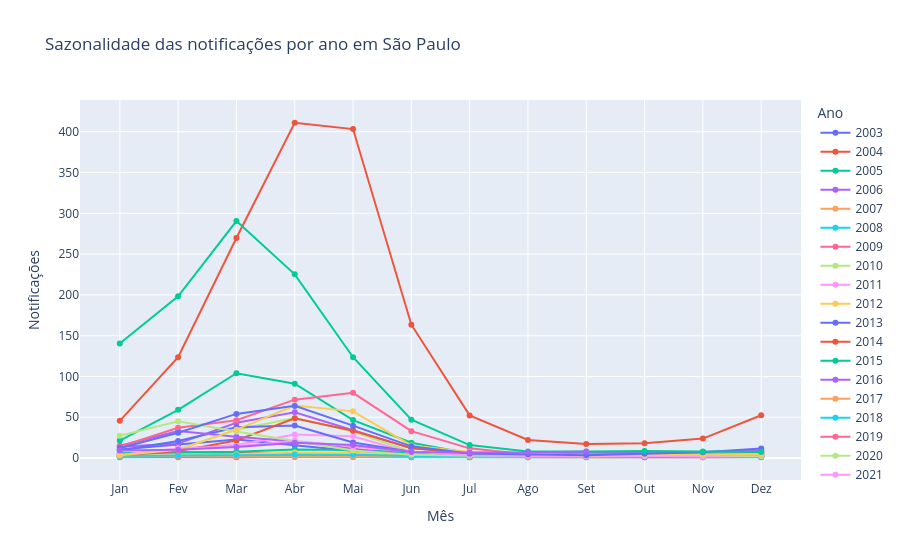

The cell this chart's notebook holds for it:
### Code cell
fig = px.line(
    df_sazonalidade,
    x="Mês",
    y="Notificações",
    color="Ano",
    markers=True,
    labels={
        "Mês": "Mês",
        "Notificações": "Notificações",
        "Ano": "Ano"
    },
    title="Sazonalidade das notificações por ano em São Paulo"
)

fig.update_layout(
    xaxis=dict(
        tickmode="array",
        tickvals=list(range(1, 13)),
        ticktext=[
            "Jan", "Fev", "Mar", "Abr",
            "Mai", "Jun", "Jul", "Ago",
            "Set", "Out", "Nov", "Dez"
        ]
    )
)

fig.show()

### Figure 1 — Plotly figure (JSON) as saved in the notebook; plotly's stock layout.template omitted (floating-point values rounded to 4 significant figures)
{"data": [{"hovertemplate": "Ano=2003<br>Mês=%{x}<br>Notificações=%{y}<extra></extra>", "legendgroup": "2003", "line": {"color": "#636efa", "dash": "solid"}, "marker": {"symbol": "circle"}, "mode": "lines+markers", "name": "2003", "orientation": "v", "showlegend": true, "type": "scatter", "x": [1, 2, 3, 4, 5, 6, 7, 8, 9, 10, 11, 12], "xaxis": "x", "y": [10.46, 16.29, 22.74, 15.86, 8.759, 6.333, 4.0, 2.542, 2.182, 3.375, 2.708, 4.304], "yaxis": "y"}, {"hovertemplate": "Ano=2004<br>Mês=%{x}<br>Notificações=%{y}<extra></extra>", "legendgroup": "2004", "line": {"color": "#EF553B", "dash": "solid"}, "marker": {"symbol": "circle"}, "mode": "lines+markers", "name": "2004", "orientation": "v", "showlegend": true, "type": "scatter", "x": [1, 2, 3, 4, 5, 6, 7, 8, 9, 10, 11, 12], "xaxis": "x", "y": [5.462, 7.44, 6.345, 5.125, 4.208, 2.286, 2.524, 2.188, 2.526, 2.875, 3.476, 2.818], "yaxis": "y"}, {"hovertemplate": "Ano=2005<br>Mês=%{x}<br>Notificações=%{y}<extra></extra>", "legendgroup": "2005", "line": {"color": "#00cc96", "dash": "solid"}, "marker": {"symbol": "circle"}, "mode": "lines+markers", "name": "2005", "orientation": "v", "showlegend": true, "type": "scatter", "x": [1, 2, 3, 4, 5, 6, 7, 8, 9, 10, 11, 12], "xaxis": "x", "y": [5.87, 6.435, 7.615, 10.44, 9.926, 7.04, 4.087, 3.704, 3.522, 4.45, 4.8, 4.333], "yaxis": "y"}, {"hovertemplate": "Ano=2006<br>Mês=%{x}<br>Notificações=%{y}<extra></extra>", "legendgroup": "2006", "line": {"color": "#ab63fa", "dash": "solid"}, "marker": {"symbol": "circle"}, "mode": "lines+markers", "name": "2006", "orientation": "v", "showlegend": true, "type": "scatter", "x": [1, 2, 3, 4, 5, 6, 7, 8, 9, 10, 11, 12], "xaxis": "x", "y": [13.89, 17.75, 43.26, 56.23, 34.03, 12.11, 6.435, 5.92, 6.619, 6.077, 7.308, 9.731], "yaxis": "y"}, {"hovertemplate": "Ano=2007<br>Mês=%{x}<br>Notificações=%{y}<extra></extra>", "legendgroup": "2007", "line": {"color": "#FFA15A", "dash": "solid"}, "marker": {"symbol": "circle"}, "mode": "lines+markers", "name": "2007", "orientation": "v", "showlegend": true, "type": "scatter", "x": [1, 2, 3, 4, 5, 6, 7, 8, 9, 10, 11, 12], "xaxis": "x", "y": [1.125, 2.235, 3.4, 3.12, 3.19, 1.6, 1.0, 1.0, 1.0, 1.0, 1.0, 1.2], "yaxis": "y"}, {"hovertemplate": "Ano=2008<br>Mês=%{x}<br>Notificações=%{y}<extra></extra>", "legendgroup": "2008", "line": {"color": "#19d3f3", "dash": "solid"}, "marker": {"symbol": "circle"}, "mode": "lines+markers", "name": "2008", "orientation": "v", "showlegend": true, "type": "scatter", "x": [1, 2, 3, 4, 5, 6, 7, 8, 9, 10, 11, 12], "xaxis": "x", "y": [1.0, 1.571, 1.273, 1.312, 1.5, 1.0, 1.0, 1.0, 1.0, 1.0, 1.0, 1.0], "yaxis": "y"}, {"hovertemplate": "Ano=2009<br>Mês=%{x}<br>Notificações=%{y}<extra></extra>", "legendgroup": "2009", "line": {"color": "#FF6692", "dash": "solid"}, "marker": {"symbol": "circle"}, "mode": "lines+markers", "name": "2009", "orientation": "v", "showlegend": true, "type": "scatter", "x": [1, 2, 3, 4, 5, 6, 7, 8, 10, 11, 12], "xaxis": "x", "y": [1.333, 1.0, 1.143, 1.538, 1.4, 1.0, 1.0, 1.0, 1.0, 1.0, 1.333], "yaxis": "y"}, {"hovertemplate": "Ano=2010<br>Mês=%{x}<br>Notificações=%{y}<extra></extra>", "legendgroup": "2010", "line": {"color": "#B6E880", "dash": "solid"}, "marker": {"symbol": "circle"}, "mode": "lines+markers", "name": "2010", "orientation": "v", "showlegend": true, "type": "scatter", "x": [1, 2, 3, 4, 5, 6, 7, 8, 9, 10, 11, 12], "xaxis": "x", "y": [2.923, 10.68, 34.68, 48.97, 32.48, 7.538, 2.409, 1.643, 1.545, 1.538, 1.5, 1.8], "yaxis": "y"}, {"hovertemplate": "Ano=2011<br>Mês=%{x}<br>Notificações=%{y}<extra></extra>", "legendgroup": "2011", "line": {"color": "#FF97FF", "dash": "solid"}, "marker": {"symbol": "circle"}, "mode": "lines+markers", "name": "2011", "orientation": "v", "showlegend": true, "type": "scatter", "x": [1, 2, 3, 4, 5, 6, 7, 8, 9, 10, 11, 12], "xaxis": "x", "y": [3.476, 11.75, 15.9, 29.0, 26.74, 6.185, 2.087, 1.8, 1.75, 1.5, 1.222, 2.25], "yaxis": "y"}, {"hovertemplate": "Ano=2012<br>Mês=%{x}<br>Notificações=%{y}<extra></extra>", "legendgroup": "2012", "line": {"color": "#FECB52", "dash": "solid"}, "marker": {"symbol": "circle"}, "mode": "lines+markers", "name": "2012", "orientation": "v", "showlegend": true, "type": "scatter", "x": [1, 2, 3, 4, 5, 6, 7, 8, 9, 10, 11, 12], "xaxis": "x", "y": [2.737, 3.143, 4.586, 6.931, 6.607, 2.731, 2.15, 1.474, 1.615, 1.462, 2.13, 3.174], "yaxis": "y"}, {"hovertemplate": "Ano=2013<br>Mês=%{x}<br>Notificações=%{y}<extra></extra>", "legendgroup": "2013", "line": {"color": "#636efa", "dash": "solid"}, "marker": {"symbol": "circle"}, "mode": "lines+markers", "name": "2013", "orientation": "v", "showlegend": true, "type": "scatter", "x": [1, 2, 3, 4, 5, 6, 7, 8, 9, 10, 11, 12], "xaxis": "x", "y": [9.138, 20.93, 37.87, 39.83, 19.03, 7.704, 2.96, 3.083, 1.643, 1.706, 1.8, 2.235], "yaxis": "y"}, {"hovertemplate": "Ano=2014<br>Mês=%{x}<br>Notificações=%{y}<extra></extra>", "legendgroup": "2014", "line": {"color": "#EF553B", "dash": "solid"}, "marker": {"symbol": "circle"}, "mode": "lines+markers", "name": "2014", "orientation": "v", "showlegend": true, "type": "scatter", "x": [1, 2, 3, 4, 5, 6, 7, 8, 9, 10, 11, 12], "xaxis": "x", "y": [2.87, 8.519, 21.65, 48.67, 33.52, 12.17, 5.741, 3.167, 3.12, 2.885, 4.185, 4.889], "yaxis": "y"}, {"hovertemplate": "Ano=2015<br>Mês=%{x}<br>Notificações=%{y}<extra></extra>", "legendgroup": "2015", "line": {"color": "#00cc96", "dash": "solid"}, "marker": {"symbol": "circle"}, "mode": "lines+markers", "name": "2015", "orientation": "v", "showlegend": true, "type": "scatter", "x": [1, 2, 3, 4, 5, 6, 7, 8, 9, 10, 11, 12], "xaxis": "x", "y": [21.47, 59.11, 103.9, 91.1, 46.58, 18.87, 5.483, 4.08, 3.043, 2.923, 4.655, 7.613], "yaxis": "y"}, {"hovertemplate": "Ano=2016<br>Mês=%{x}<br>Notificações=%{y}<extra></extra>", "legendgroup": "2016", "line": {"color": "#ab63fa", "dash": "solid"}, "marker": {"symbol": "circle"}, "mode": "lines+markers", "name": "2016", "orientation": "v", "showlegend": true, "type": "scatter", "x": [1, 2, 3, 4, 5, 6, 7, 8, 9, 10, 11, 12], "xaxis": "x", "y": [15.03, 33.1, 26.23, 20.43, 11.3, 3.192, 1.818, 1.625, 1.529, 1.6, 2.75, 2.0], "yaxis": "y"}, {"hovertemplate": "Ano=2017<br>Mês=%{x}<br>Notificações=%{y}<extra></extra>", "legendgroup": "2017", "line": {"color": "#FFA15A", "dash": "solid"}, "marker": {"symbol": "circle"}, "mode": "lines+markers", "name": "2017", "orientation": "v", "showlegend": true, "type": "scatter", "x": [1, 2, 3, 4, 5, 6, 7, 8, 9, 10, 11, 12], "xaxis": "x", "y": [1.8, 2.714, 2.269, 2.0, 1.864, 2.056, 1.833, 1.6, 2.2, 3.043, 2.261, 3.522], "yaxis": "y"}, {"hovertemplate": "Ano=2018<br>Mês=%{x}<br>Notificações=%{y}<extra></extra>", "legendgroup": "2018", "line": {"color": "#19d3f3", "dash": "solid"}, "marker": {"symbol": "circle"}, "mode": "lines+markers", "name": "2018", "orientation": "v", "showlegend": true, "type": "scatter", "x": [1, 2, 3, 4, 5, 6, 7, 8, 9, 10, 11, 12], "xaxis": "x", "y": [2.875, 3.296, 3.714, 4.517, 4.036, 2.458, 2.818, 2.474, 1.714, 2.375, 3.478, 5.778], "yaxis": "y"}, {"hovertemplate": "Ano=2019<br>Mês=%{x}<br>Notificações=%{y}<extra></extra>", "legendgroup": "2019", "line": {"color": "#FF6692", "dash": "solid"}, "marker": {"symbol": "circle"}, "mode": "lines+markers", "name": "2019", "orientation": "v", "showlegend": true, "type": "scatter", "x": [1, 2, 3, 4, 5, 6, 7, 8, 9, 10, 11, 12], "xaxis": "x", "y": [13.94, 37.11, 46.42, 71.6, 79.97, 32.93, 11.9, 4.367, 3.76, 4.25, 4.655, 7.267], "yaxis": "y"}, {"hovertemplate": "Ano=2020<br>Mês=%{x}<br>Notificações=%{y}<extra></extra>", "legendgroup": "2020", "line": {"color": "#B6E880", "dash": "solid"}, "marker": {"symbol": "circle"}, "mode": "lines+markers", "name": "2020", "orientation": "v", "showlegend": true, "type": "scatter", "x": [1, 2, 3, 4, 5, 6, 7, 8, 9, 10, 11, 12], "xaxis": "x", "y": [27.45, 45.0, 32.52, 20.83, 9.226, 4.185, 2.929, 3.0, 2.88, 2.833, 2.0, 2.308], "yaxis": "y"}, {"hovertemplate": "Ano=2021<br>Mês=%{x}<br>Notificações=%{y}<extra></extra>", "legendgroup": "2021", "line": {"color": "#FF97FF", "dash": "solid"}, "marker": {"symbol": "circle"}, "mode": "lines+markers", "name": "2021", "orientation": "v", "showlegend": true, "type": "scatter", "x": [1, 2, 3, 4, 5, 6, 7, 8, 9, 10, 11, 12], "xaxis": "x", "y": [3.923, 12.11, 14.45, 20.97, 14.23, 7.7, 3.348, 2.583, 2.045, 2.304, 2.48, 3.759], "yaxis": "y"}, {"hovertemplate": "Ano=2022<br>Mês=%{x}<br>Notificações=%{y}<extra></extra>", "legendgroup": "2022", "line": {"color": "#FECB52", "dash": "solid"}, "marker": {"symbol": "circle"}, "mode": "lines+markers", "name": "2022", "orientation": "v", "showlegend": true, "type": "scatter", "x": [1, 2, 3, 4, 5, 6, 7, 8, 9, 10, 11, 12], "xaxis": "x", "y": [3.542, 10.11, 34.84, 64.43, 57.26, 15.43, 7.387, 5.071, 3.25, 3.741, 4.32, 4.931], "yaxis": "y"}, {"hovertemplate": "Ano=2023<br>Mês=%{x}<br>Notificações=%{y}<extra></extra>", "legendgroup": "2023", "line": {"color": "#636efa", "dash": "solid"}, "marker": {"symbol": "circle"}, "mode": "lines+markers", "name": "2023", "orientation": "v", "showlegend": true, "type": "scatter", "x": [1, 2, 3, 4, 5, 6, 7, 8, 9, 10, 11, 12], "xaxis": "x", "y": [12.33, 30.96, 54.13, 63.97, 39.71, 14.4, 5.5, 4.724, 3.552, 5.143, 7.069, 11.77], "yaxis": "y"}, {"hovertemplate": "Ano=2024<br>Mês=%{x}<br>Notificações=%{y}<extra></extra>", "legendgroup": "2024", "line": {"color": "#EF553B", "dash": "solid"}, "marker": {"symbol": "circle"}, "mode": "lines+markers", "name": "2024", "orientation": "v", "showlegend": true, "type": "scatter", "x": [1, 2, 3, 4, 5, 6, 7, 8, 9, 10, 11, 12], "xaxis": "x", "y": [45.67, 123.6, 269.7, 411.0, 403.3, 163.5, 52.32, 22.23, 17.37, 18.16, 23.9, 52.52], "yaxis": "y"}, {"hovertemplate": "Ano=2025<br>Mês=%{x}<br>Notificações=%{y}<extra></extra>", "legendgroup": "2025", "line": {"color": "#00cc96", "dash": "solid"}, "marker": {"symbol": "circle"}, "mode": "lines+markers", "name": "2025", "orientation": "v", "showlegend": true, "type": "scatter", "x": [1, 2, 3, 4, 5, 6, 7, 8, 9, 10, 11, 12], "xaxis": "x", "y": [140.5, 198.3, 290.5, 225.2, 123.6, 46.93, 15.94, 7.935, 7.9, 8.806, 7.9, 7.516], "yaxis": "y"}, {"hovertemplate": "Ano=2026<br>Mês=%{x}<br>Notificações=%{y}<extra></extra>", "legendgroup": "2026", "line": {"color": "#ab63fa", "dash": "solid"}, "marker": {"symbol": "circle"}, "mode": "lines+markers", "name": "2026", "orientation": "v", "showlegend": true, "type": "scatter", "x": [1, 2, 3, 4, 5, 6, 7, 8, 9], "xaxis": "x", "y": [9.258, 10.18, 13.65, 18.83, 16.0, 7.567, 6.931, 6.759, 8.0], "yaxis": "y"}], "layout": {"legend": {"title": {"text": "Ano"}, "tracegroupgap": 0}, "title": {"text": "Sazonalidade das notificações por ano em São Paulo"}, "xaxis": {"anchor": "y", "domain": [0, 1], "tickmode": "array", "ticktext": ["Jan", "Fev", "Mar", "Abr", "Mai", "Jun", "Jul", "Ago", "Set", "Out", "Nov", "Dez"], "tickvals": [1, 2, 3, 4, 5, 6, 7, 8, 9, 10, 11, 12], "title": {"text": "Mês"}}, "yaxis": {"anchor": "x", "domain": [0, 1], "title": {"text": "Notificações"}}}}
